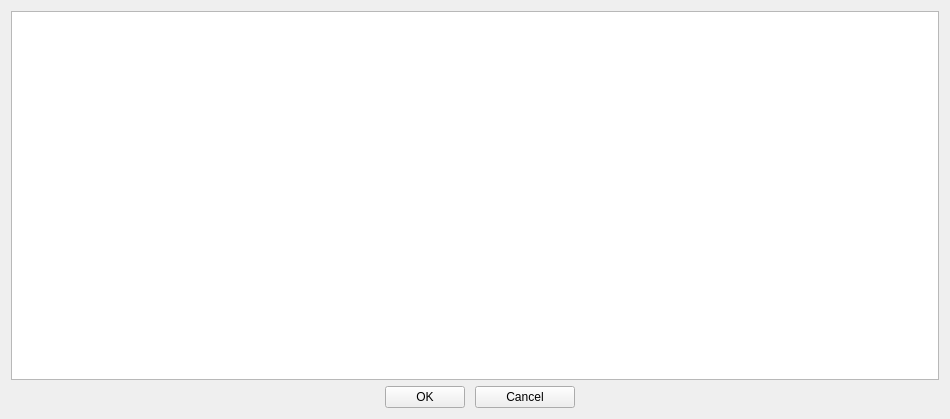
<?xml version="1.0" encoding="UTF-8"?>
<ui version="4.0">
 <class>SeriesSelectionDialog</class>
 <widget class="QWidget" name="SeriesSelectionDialog">
  <property name="geometry">
   <rect>
    <x>0</x>
    <y>0</y>
    <width>950</width>
    <height>419</height>
   </rect>
  </property>
  <property name="sizePolicy">
   <sizepolicy hsizetype="Fixed" vsizetype="Fixed">
    <horstretch>0</horstretch>
    <verstretch>0</verstretch>
   </sizepolicy>
  </property>
  <property name="windowTitle">
   <string>Form</string>
  </property>
  <layout class="QVBoxLayout" name="verticalLayout">
   <item>
    <widget class="QTableWidget" name="tableSeriesSelect"/>
   </item>
   <item>
    <layout class="QFormLayout" name="buttonLayout">
     <property name="labelAlignment">
      <set>Qt::AlignCenter</set>
     </property>
     <property name="formAlignment">
      <set>Qt::AlignHCenter|Qt::AlignTop</set>
     </property>
     <property name="horizontalSpacing">
      <number>10</number>
     </property>
     <property name="leftMargin">
      <number>0</number>
     </property>
     <property name="rightMargin">
      <number>0</number>
     </property>
     <item row="0" column="0">
      <widget class="QPushButton" name="buttonOK">
       <property name="maximumSize">
        <size>
         <width>100</width>
         <height>23</height>
        </size>
       </property>
       <property name="text">
        <string>OK</string>
       </property>
      </widget>
     </item>
     <item row="0" column="1">
      <widget class="QPushButton" name="buttonCancel">
       <property name="sizePolicy">
        <sizepolicy hsizetype="Fixed" vsizetype="Fixed">
         <horstretch>0</horstretch>
         <verstretch>0</verstretch>
        </sizepolicy>
       </property>
       <property name="maximumSize">
        <size>
         <width>100</width>
         <height>23</height>
        </size>
       </property>
       <property name="text">
        <string>Cancel</string>
       </property>
      </widget>
     </item>
    </layout>
   </item>
  </layout>
 </widget>
 <resources/>
 <connections/>
</ui>
